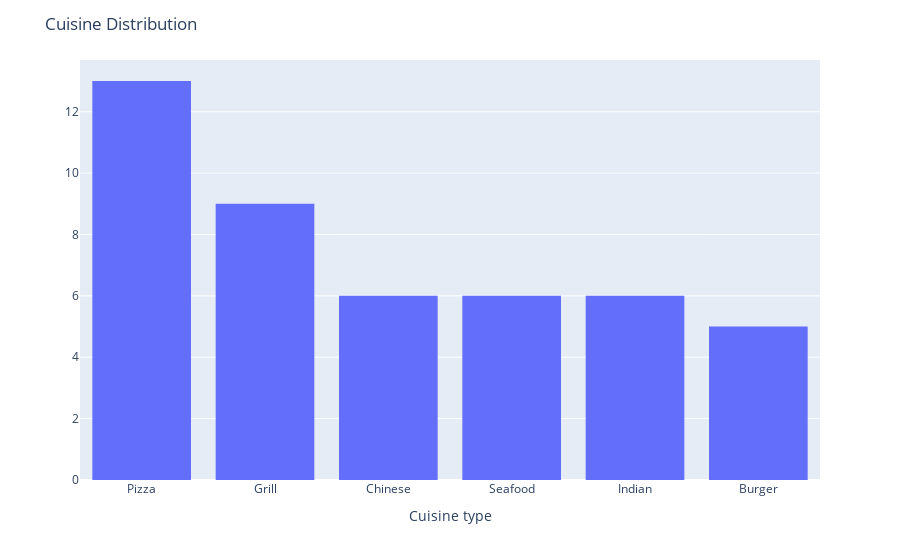

Source (notebook cell):
### Code cell
fig=px.histogram(data_frame=cuisine_type,x='cuisine_type',y='count')
fig.update_layout(xaxis_title='Cuisine type',yaxis_title='', title='Cuisine Distribution')

### Figure 1 — Plotly figure (JSON) as saved in the notebook; plotly's stock layout.template omitted (floating-point values rounded to 4 significant figures)
{"data": [{"bingroup": "x", "histfunc": "sum", "hovertemplate": "cuisine_type=%{x}<br>sum of count=%{y}<extra></extra>", "legendgroup": "", "marker": {"color": "#636efa", "pattern": {"shape": ""}}, "name": "", "orientation": "v", "showlegend": false, "type": "histogram", "x": ["Pizza", "Grill", "Chinese", "Seafood", "Indian", "Burger"], "xaxis": "x", "y": [13, 9, 6, 6, 6, 5], "yaxis": "y"}], "layout": {"barmode": "relative", "legend": {"tracegroupgap": 0}, "margin": {"t": 60}, "title": {"text": "Cuisine Distribution"}, "xaxis": {"anchor": "y", "domain": [0, 1], "title": {"text": "Cuisine type"}}, "yaxis": {"anchor": "x", "domain": [0, 1], "title": {"text": ""}}}}
